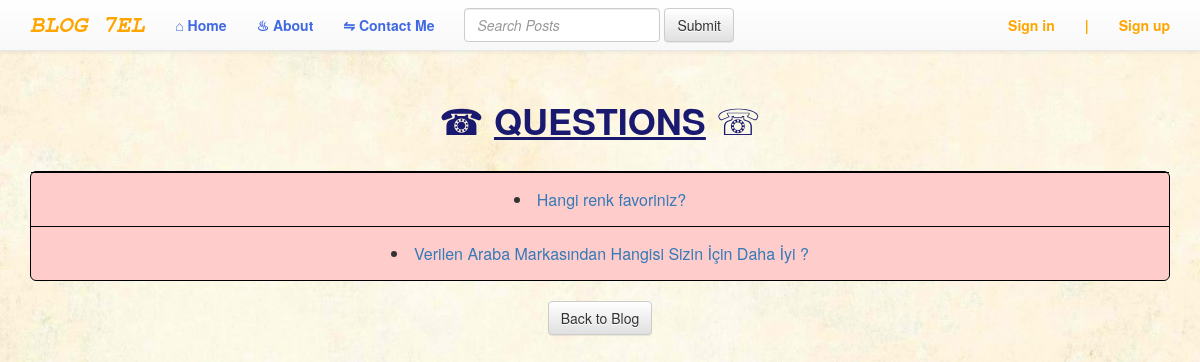
/polls/, run on an earlier commit of the app's database.
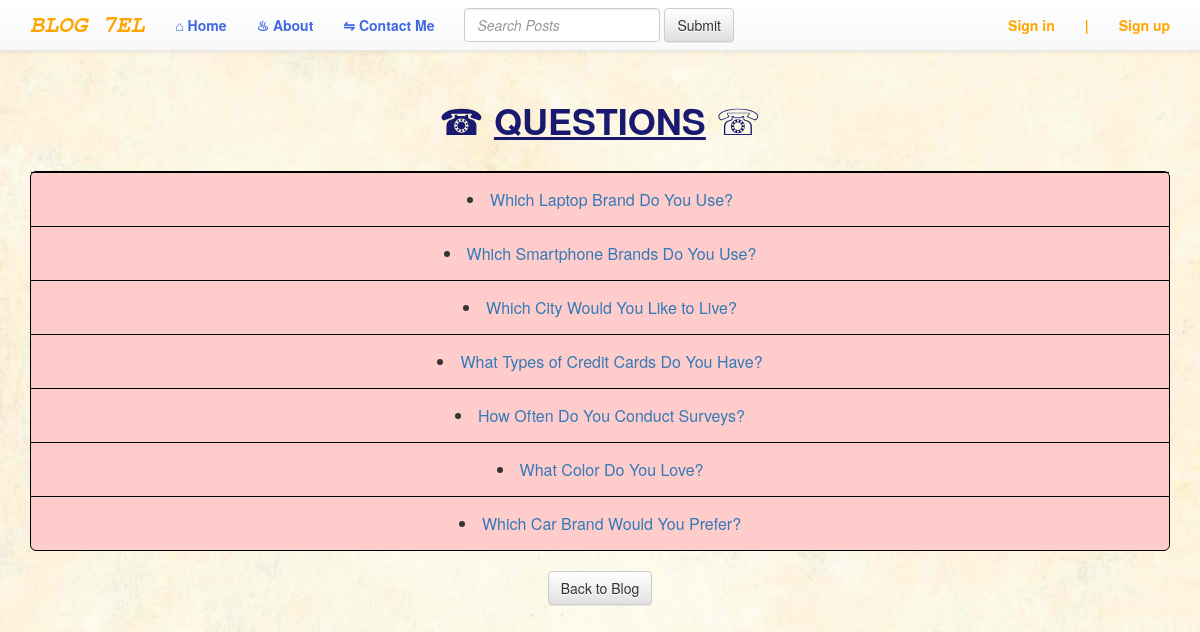
And on a later commit of the database.
### polls/models.py (models this page shows, shortened)
@python_2_unicode_compatible
class Question(models.Model):
    question_text = models.CharField(max_length=200)
    pub_date = models.DateTimeField('date published')
    def was_published_recently(self):
        now = timezone.now()
        return now - datetime.timedelta(days=1) <= self.pub_date <= now
    was_published_recently.admin_order_field = 'pub_date'
    was_published_recently.boolean = True
    was_published_recently.short_description = 'Published recently?'

### polls/views.py (the view)
class IndexView(generic.ListView):
    template_name = 'polls/index.html'
    context_object_name = 'latest_question_list'
    def get_queryset(self):
        return Question.objects.filter(
            pub_date__lte=timezone.now()
    	).order_by('-pub_date')[:15]

### polls/templates/polls/index.html (shortened to what this page needs)
{% extends "base.html" %}
{% load static %}
{% block content%}
<br />
<br />
<br />
<br />
{% if latest_question_list %}
<center><h1><font color="MidnightBlue">&#9742; <u><b>QUESTIONS</b></u> &#9743;</font></h1></center>
<br>
<table style="width:100%" id="t01">
{% for question in latest_question_list %}
  <tr>
    <td><center><li><a href="{% url 'polls:detail' question.id %}">{{ question.question_text }}</a></li></center></td>
  </tr>
{% endfor %}
{% else %}
    <p>No polls are available.</p>
{% endif %}
</table>
<br>
<center><a class="btn btn-default" href="{% url 'myapp:list' %}">Back to Blog</a></center>
{% endblock content%}

What changed in the data, as far as the page shows it:
added Question: question_text "Which Laptop Brand Do You Use?"
added Question: question_text "Which Smartphone Brands Do You Use?"
added Question: question_text "Which City Would You Like to Live?"
added Question: question_text "What Types of Credit Cards Do You Have?"
added Question: question_text "How Often Do You Conduct Surveys?"
changed Question: question_text "Hangi renk favoriniz?" → "What Color Do You Love?"
changed Question: question_text "Verilen Araba Markasından Hangisi Sizin İçin Daha İyi ?" → "Which Car Brand Would You Prefer?"
